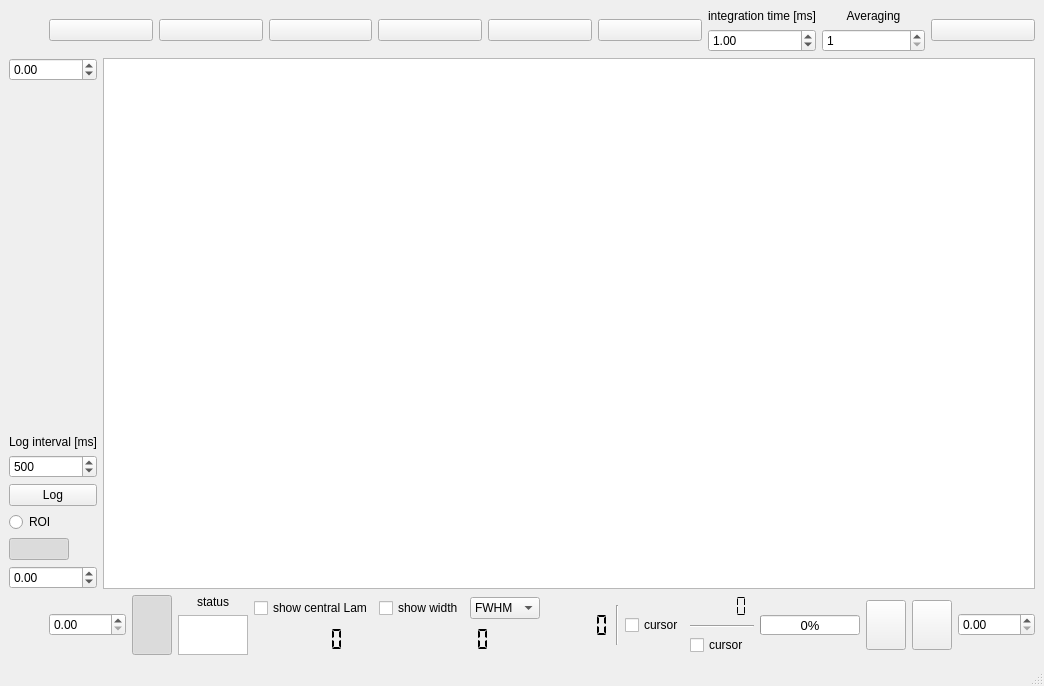
<?xml version="1.0" encoding="UTF-8"?>
<ui version="4.0">
 <class>Spectrometer</class>
 <widget class="QMainWindow" name="Spectrometer">
  <property name="geometry">
   <rect>
    <x>0</x>
    <y>0</y>
    <width>938</width>
    <height>686</height>
   </rect>
  </property>
  <property name="windowTitle">
   <string>Spectrometer</string>
  </property>
  <property name="animated">
   <bool>true</bool>
  </property>
  <widget class="QWidget" name="centralwidget">
   <property name="sizePolicy">
    <sizepolicy hsizetype="Preferred" vsizetype="MinimumExpanding">
     <horstretch>0</horstretch>
     <verstretch>0</verstretch>
    </sizepolicy>
   </property>
   <layout class="QVBoxLayout" name="verticalLayout_8">
    <item>
     <layout class="QHBoxLayout" name="horizontalLayout_3">
      <item>
       <spacer name="horizontalSpacer_2">
        <property name="orientation">
         <enum>Qt::Horizontal</enum>
        </property>
        <property name="sizeType">
         <enum>QSizePolicy::Fixed</enum>
        </property>
        <property name="sizeHint" stdset="0">
         <size>
          <width>40</width>
          <height>20</height>
         </size>
        </property>
       </spacer>
      </item>
      <item>
       <widget class="QPushButton" name="connectBt">
        <property name="text">
         <string/>
        </property>
        <property name="icon">
         <iconset>
          <normaloff>plug.png</normaloff>plug.png</iconset>
        </property>
        <property name="iconSize">
         <size>
          <width>40</width>
          <height>40</height>
         </size>
        </property>
        <property name="checkable">
         <bool>true</bool>
        </property>
       </widget>
      </item>
      <item>
       <widget class="QPushButton" name="openBt">
        <property name="text">
         <string/>
        </property>
        <property name="icon">
         <iconset>
          <normaloff>folder.png</normaloff>folder.png</iconset>
        </property>
        <property name="iconSize">
         <size>
          <width>40</width>
          <height>40</height>
         </size>
        </property>
       </widget>
      </item>
      <item>
       <widget class="QPushButton" name="saveBt">
        <property name="text">
         <string/>
        </property>
        <property name="icon">
         <iconset>
          <normaloff>save.png</normaloff>save.png</iconset>
        </property>
        <property name="iconSize">
         <size>
          <width>40</width>
          <height>40</height>
         </size>
        </property>
       </widget>
      </item>
      <item>
       <widget class="QPushButton" name="TakeBkgBt">
        <property name="text">
         <string/>
        </property>
        <property name="icon">
         <iconset>
          <normaloff>set bkg.png</normaloff>set bkg.png</iconset>
        </property>
        <property name="iconSize">
         <size>
          <width>70</width>
          <height>40</height>
         </size>
        </property>
       </widget>
      </item>
      <item>
       <widget class="QPushButton" name="BkgBt">
        <property name="enabled">
         <bool>true</bool>
        </property>
        <property name="text">
         <string/>
        </property>
        <property name="icon">
         <iconset>
          <normaloff>bulb grey.png</normaloff>bulb grey.png</iconset>
        </property>
        <property name="iconSize">
         <size>
          <width>40</width>
          <height>40</height>
         </size>
        </property>
        <property name="checkable">
         <bool>true</bool>
        </property>
        <property name="checked">
         <bool>false</bool>
        </property>
        <property name="autoDefault">
         <bool>false</bool>
        </property>
       </widget>
      </item>
      <item>
       <widget class="QPushButton" name="startBt">
        <property name="enabled">
         <bool>true</bool>
        </property>
        <property name="text">
         <string/>
        </property>
        <property name="icon">
         <iconset>
          <normaloff>play.png</normaloff>play.png</iconset>
        </property>
        <property name="iconSize">
         <size>
          <width>40</width>
          <height>40</height>
         </size>
        </property>
        <property name="checkable">
         <bool>true</bool>
        </property>
        <property name="checked">
         <bool>false</bool>
        </property>
       </widget>
      </item>
      <item>
       <layout class="QVBoxLayout" name="verticalLayout">
        <item>
         <widget class="QLabel" name="label">
          <property name="text">
           <string>&lt;html&gt;&lt;head/&gt;&lt;body&gt;&lt;p align=&quot;center&quot;&gt;integration time [ms]&lt;/p&gt;&lt;/body&gt;&lt;/html&gt;</string>
          </property>
         </widget>
        </item>
        <item>
         <widget class="QDoubleSpinBox" name="Tint">
          <property name="minimum">
           <double>0.010000000000000</double>
          </property>
          <property name="maximum">
           <double>100000.000000000000000</double>
          </property>
          <property name="singleStep">
           <double>1.000000000000000</double>
          </property>
          <property name="value">
           <double>1.000000000000000</double>
          </property>
         </widget>
        </item>
       </layout>
      </item>
      <item>
       <layout class="QVBoxLayout" name="verticalLayout_2">
        <item>
         <widget class="QLabel" name="label_2">
          <property name="text">
           <string>&lt;html&gt;&lt;head/&gt;&lt;body&gt;&lt;p align=&quot;center&quot;&gt;Averaging&lt;/p&gt;&lt;/body&gt;&lt;/html&gt;</string>
          </property>
         </widget>
        </item>
        <item>
         <widget class="QSpinBox" name="Averaging">
          <property name="minimum">
           <number>1</number>
          </property>
          <property name="maximum">
           <number>100000</number>
          </property>
          <property name="value">
           <number>1</number>
          </property>
          <property name="displayIntegerBase">
           <number>10</number>
          </property>
         </widget>
        </item>
       </layout>
      </item>
      <item>
       <widget class="QPushButton" name="configBt">
        <property name="text">
         <string/>
        </property>
        <property name="icon">
         <iconset>
          <normaloff>config.png</normaloff>config.png</iconset>
        </property>
        <property name="iconSize">
         <size>
          <width>40</width>
          <height>40</height>
         </size>
        </property>
        <property name="checkable">
         <bool>false</bool>
        </property>
       </widget>
      </item>
     </layout>
    </item>
    <item>
     <layout class="QHBoxLayout" name="horizontalLayout_4">
      <item>
       <layout class="QVBoxLayout" name="verticalLayout_4">
        <item>
         <widget class="QDoubleSpinBox" name="SetYmax">
          <property name="decimals">
           <number>2</number>
          </property>
          <property name="minimum">
           <double>-100000.000000000000000</double>
          </property>
          <property name="maximum">
           <double>100000.000000000000000</double>
          </property>
         </widget>
        </item>
        <item>
         <spacer name="verticalSpacer">
          <property name="orientation">
           <enum>Qt::Vertical</enum>
          </property>
          <property name="sizeHint" stdset="0">
           <size>
            <width>20</width>
            <height>40</height>
           </size>
          </property>
         </spacer>
        </item>
        <item>
         <widget class="QLabel" name="label_4">
          <property name="text">
           <string>Log interval [ms]</string>
          </property>
         </widget>
        </item>
        <item>
         <widget class="QDoubleSpinBox" name="log_f">
          <property name="decimals">
           <number>0</number>
          </property>
          <property name="maximum">
           <double>99999999.000000000000000</double>
          </property>
          <property name="value">
           <double>500.000000000000000</double>
          </property>
         </widget>
        </item>
        <item>
         <widget class="QPushButton" name="logBtn">
          <property name="text">
           <string>Log</string>
          </property>
          <property name="icon">
           <iconset>
            <normaloff>loggg.svg</normaloff>loggg.svg</iconset>
          </property>
          <property name="iconSize">
           <size>
            <width>32</width>
            <height>32</height>
           </size>
          </property>
          <property name="checkable">
           <bool>true</bool>
          </property>
         </widget>
        </item>
        <item>
         <widget class="QRadioButton" name="roiBtn">
          <property name="text">
           <string>ROI</string>
          </property>
         </widget>
        </item>
        <item>
         <widget class="QPushButton" name="ScaleVerBt">
          <property name="maximumSize">
           <size>
            <width>60</width>
            <height>16777215</height>
           </size>
          </property>
          <property name="text">
           <string/>
          </property>
          <property name="icon">
           <iconset>
            <normaloff>double arrow 2.png</normaloff>double arrow 2.png</iconset>
          </property>
          <property name="iconSize">
           <size>
            <width>50</width>
            <height>50</height>
           </size>
          </property>
          <property name="checkable">
           <bool>true</bool>
          </property>
          <property name="checked">
           <bool>true</bool>
          </property>
         </widget>
        </item>
        <item>
         <widget class="QDoubleSpinBox" name="SetYmin">
          <property name="decimals">
           <number>2</number>
          </property>
          <property name="minimum">
           <double>-100000.000000000000000</double>
          </property>
          <property name="maximum">
           <double>100000.000000000000000</double>
          </property>
         </widget>
        </item>
       </layout>
      </item>
      <item>
       <widget class="QGraphicsView" name="SpecView"/>
      </item>
     </layout>
    </item>
    <item>
     <layout class="QHBoxLayout" name="horizontalLayout_2">
      <property name="sizeConstraint">
       <enum>QLayout::SetFixedSize</enum>
      </property>
      <item>
       <spacer name="horizontalSpacer">
        <property name="orientation">
         <enum>Qt::Horizontal</enum>
        </property>
        <property name="sizeType">
         <enum>QSizePolicy::Fixed</enum>
        </property>
        <property name="sizeHint" stdset="0">
         <size>
          <width>40</width>
          <height>20</height>
         </size>
        </property>
       </spacer>
      </item>
      <item>
       <widget class="QDoubleSpinBox" name="SetXmin">
        <property name="maximumSize">
         <size>
          <width>16777215</width>
          <height>16777215</height>
         </size>
        </property>
        <property name="decimals">
         <number>2</number>
        </property>
        <property name="maximum">
         <double>10000.000000000000000</double>
        </property>
       </widget>
      </item>
      <item>
       <widget class="QPushButton" name="ScaleHorBt">
        <property name="maximumSize">
         <size>
          <width>16777215</width>
          <height>60</height>
         </size>
        </property>
        <property name="text">
         <string/>
        </property>
        <property name="icon">
         <iconset>
          <normaloff>double arrow.png</normaloff>double arrow.png</iconset>
        </property>
        <property name="iconSize">
         <size>
          <width>50</width>
          <height>50</height>
         </size>
        </property>
        <property name="checkable">
         <bool>true</bool>
        </property>
        <property name="checked">
         <bool>true</bool>
        </property>
       </widget>
      </item>
      <item>
       <layout class="QVBoxLayout" name="verticalLayout_5">
        <property name="sizeConstraint">
         <enum>QLayout::SetMinimumSize</enum>
        </property>
        <item>
         <widget class="QLabel" name="label_3">
          <property name="maximumSize">
           <size>
            <width>80</width>
            <height>25</height>
           </size>
          </property>
          <property name="text">
           <string>&lt;html&gt;&lt;head/&gt;&lt;body&gt;&lt;p align=&quot;center&quot;&gt;status&lt;/p&gt;&lt;/body&gt;&lt;/html&gt;</string>
          </property>
         </widget>
        </item>
        <item>
         <widget class="QTextBrowser" name="status">
          <property name="sizePolicy">
           <sizepolicy hsizetype="Expanding" vsizetype="Fixed">
            <horstretch>0</horstretch>
            <verstretch>0</verstretch>
           </sizepolicy>
          </property>
          <property name="maximumSize">
           <size>
            <width>80</width>
            <height>40</height>
           </size>
          </property>
         </widget>
        </item>
       </layout>
      </item>
      <item>
       <layout class="QVBoxLayout" name="verticalLayout_6">
        <item>
         <widget class="QCheckBox" name="ShowLam">
          <property name="text">
           <string>show central Lam</string>
          </property>
         </widget>
        </item>
        <item>
         <widget class="QLCDNumber" name="lam_cent">
          <property name="maximumSize">
           <size>
            <width>16777215</width>
            <height>25</height>
           </size>
          </property>
          <property name="font">
           <font>
            <bold>false</bold>
           </font>
          </property>
          <property name="styleSheet">
           <string notr="true"/>
          </property>
          <property name="lineWidth">
           <number>0</number>
          </property>
          <property name="smallDecimalPoint">
           <bool>false</bool>
          </property>
          <property name="segmentStyle">
           <enum>QLCDNumber::Flat</enum>
          </property>
         </widget>
        </item>
       </layout>
      </item>
      <item>
       <layout class="QVBoxLayout" name="verticalLayout_7">
        <item>
         <layout class="QHBoxLayout" name="horizontalLayout_5">
          <item>
           <widget class="QCheckBox" name="ShowWidth">
            <property name="maximumSize">
             <size>
              <width>16777215</width>
              <height>30</height>
             </size>
            </property>
            <property name="text">
             <string>show width</string>
            </property>
           </widget>
          </item>
          <item>
           <widget class="QComboBox" name="width_type">
            <item>
             <property name="text">
              <string>FWHM</string>
             </property>
            </item>
            <item>
             <property name="text">
              <string>e^-2</string>
             </property>
            </item>
            <item>
             <property name="text">
              <string>4sigma</string>
             </property>
            </item>
           </widget>
          </item>
         </layout>
        </item>
        <item>
         <widget class="QLCDNumber" name="lam_width">
          <property name="maximumSize">
           <size>
            <width>16777215</width>
            <height>25</height>
           </size>
          </property>
          <property name="font">
           <font>
            <bold>false</bold>
           </font>
          </property>
          <property name="styleSheet">
           <string notr="true"/>
          </property>
          <property name="lineWidth">
           <number>0</number>
          </property>
          <property name="segmentStyle">
           <enum>QLCDNumber::Flat</enum>
          </property>
         </widget>
        </item>
       </layout>
      </item>
      <item>
       <layout class="QHBoxLayout" name="horizontalLayout">
        <property name="sizeConstraint">
         <enum>QLayout::SetMinimumSize</enum>
        </property>
        <item>
         <widget class="QLCDNumber" name="vpos">
          <property name="font">
           <font>
            <bold>false</bold>
           </font>
          </property>
          <property name="styleSheet">
           <string notr="true"/>
          </property>
          <property name="lineWidth">
           <number>0</number>
          </property>
          <property name="segmentStyle">
           <enum>QLCDNumber::Flat</enum>
          </property>
         </widget>
        </item>
        <item>
         <widget class="Line" name="line_2">
          <property name="maximumSize">
           <size>
            <width>16777215</width>
            <height>40</height>
           </size>
          </property>
          <property name="orientation">
           <enum>Qt::Vertical</enum>
          </property>
         </widget>
        </item>
        <item>
         <widget class="QCheckBox" name="VerCursor">
          <property name="maximumSize">
           <size>
            <width>16777215</width>
            <height>30</height>
           </size>
          </property>
          <property name="text">
           <string>cursor</string>
          </property>
         </widget>
        </item>
       </layout>
      </item>
      <item>
       <layout class="QVBoxLayout" name="verticalLayout_3">
        <property name="sizeConstraint">
         <enum>QLayout::SetMinimumSize</enum>
        </property>
        <item>
         <widget class="QLCDNumber" name="hpos">
          <property name="lineWidth">
           <number>0</number>
          </property>
          <property name="segmentStyle">
           <enum>QLCDNumber::Flat</enum>
          </property>
         </widget>
        </item>
        <item>
         <widget class="Line" name="line">
          <property name="maximumSize">
           <size>
            <width>16777215</width>
            <height>20</height>
           </size>
          </property>
          <property name="orientation">
           <enum>Qt::Horizontal</enum>
          </property>
         </widget>
        </item>
        <item>
         <widget class="QCheckBox" name="HorizCursor">
          <property name="maximumSize">
           <size>
            <width>16777215</width>
            <height>25</height>
           </size>
          </property>
          <property name="text">
           <string>cursor</string>
          </property>
         </widget>
        </item>
       </layout>
      </item>
      <item>
       <spacer name="horizontalSpacer_3">
        <property name="orientation">
         <enum>Qt::Horizontal</enum>
        </property>
        <property name="sizeHint" stdset="0">
         <size>
          <width>40</width>
          <height>20</height>
         </size>
        </property>
       </spacer>
      </item>
      <item>
       <widget class="QProgressBar" name="WaitBar">
        <property name="sizePolicy">
         <sizepolicy hsizetype="Fixed" vsizetype="Fixed">
          <horstretch>180</horstretch>
          <verstretch>20</verstretch>
         </sizepolicy>
        </property>
        <property name="minimumSize">
         <size>
          <width>100</width>
          <height>0</height>
         </size>
        </property>
        <property name="maximumSize">
         <size>
          <width>16777215</width>
          <height>20</height>
         </size>
        </property>
        <property name="font">
         <font>
          <pointsize>10</pointsize>
         </font>
        </property>
        <property name="value">
         <number>0</number>
        </property>
       </widget>
      </item>
      <item>
       <widget class="QPushButton" name="clipBt">
        <property name="maximumSize">
         <size>
          <width>16777215</width>
          <height>50</height>
         </size>
        </property>
        <property name="text">
         <string/>
        </property>
        <property name="icon">
         <iconset>
          <normaloff>paper clip.png</normaloff>paper clip.png</iconset>
        </property>
        <property name="iconSize">
         <size>
          <width>40</width>
          <height>40</height>
         </size>
        </property>
       </widget>
      </item>
      <item>
       <widget class="QPushButton" name="CleanBt">
        <property name="maximumSize">
         <size>
          <width>16777215</width>
          <height>50</height>
         </size>
        </property>
        <property name="text">
         <string/>
        </property>
        <property name="icon">
         <iconset>
          <normaloff>clean.png</normaloff>clean.png</iconset>
        </property>
        <property name="iconSize">
         <size>
          <width>40</width>
          <height>40</height>
         </size>
        </property>
       </widget>
      </item>
      <item>
       <widget class="QDoubleSpinBox" name="SetXmax">
        <property name="maximumSize">
         <size>
          <width>16777215</width>
          <height>16777215</height>
         </size>
        </property>
        <property name="decimals">
         <number>2</number>
        </property>
        <property name="maximum">
         <double>10000.000000000000000</double>
        </property>
        <property name="singleStep">
         <double>1.000000000000000</double>
        </property>
       </widget>
      </item>
     </layout>
    </item>
   </layout>
  </widget>
  <widget class="QMenuBar" name="menubar">
   <property name="geometry">
    <rect>
     <x>0</x>
     <y>0</y>
     <width>938</width>
     <height>17</height>
    </rect>
   </property>
  </widget>
  <widget class="QStatusBar" name="statusbar"/>
 </widget>
 <resources/>
 <connections/>
</ui>
